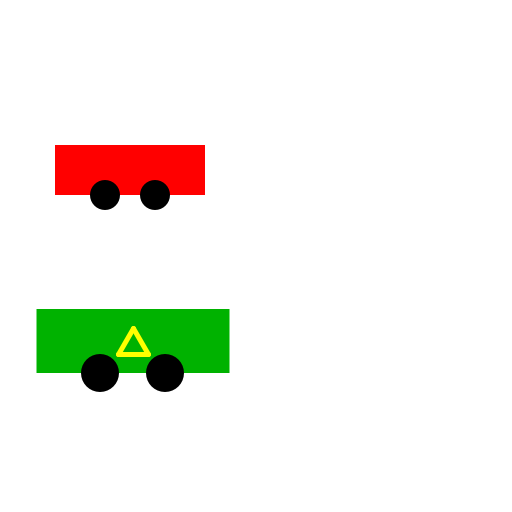
Frame 1 (no input)
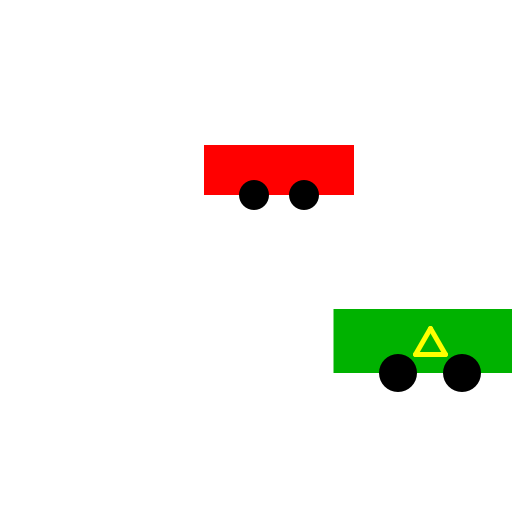
Frame 60 (the mouse pressed at the canvas centre just before this capture)
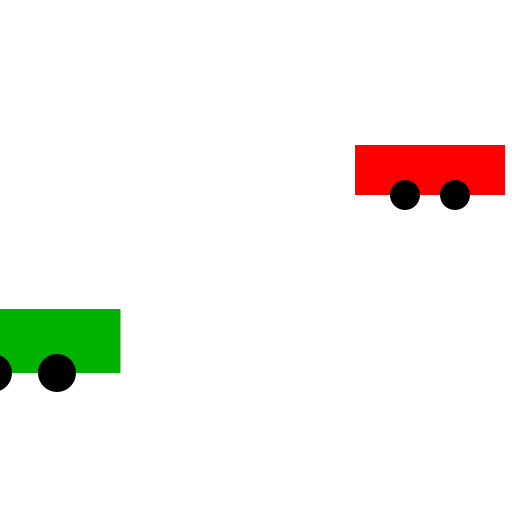
Frame 120 (the mouse held since frame 60 and released just before this capture)

The Processing sketch that drew these frames (run headless with seeded random() and noise(); from frame 60 on, the mouse is pressed at the canvas centre):

// Processing sketch: sketch_20250203_1
// ── sketch_20250203_1.pde
Auto A;
AutoElettrica B;

void setup(){
    size(512,512);
    A = new Auto();
    B = new AutoElettrica(2 * A.v);
}

void draw(){
    background(255);
    A.run();
    B.run();
}

void keyPressed(){
    if(key == 'r' || key == 'R')
        setup();
}
// ── Auto.pde
class Auto{

    float x, y;
    int w = int(random(60, 200)), h = int(this.w / 3.0), t = int(w / 10);
    float v;
    color c;

    Auto(){
        this.x = width / 4.0;
        this.y = height / 3.0;
        this.c = color(255,0,0);
        this.v = random(2,4);
    }

    Auto(float v_in){
        this();
        this.v = v_in;
    }

    boolean move(){
        this.x += this.v;
        if(this.x > width + w/2){
            this.x = - w/2;
            return true;
        }
        return false;
    }

    void display(){
        
        noStroke();
        
        rectMode(CENTER);
        fill(this.c);
        rect(int(this.x), int(this.y), this.w, this.h);

        ellipseMode(RADIUS);
        fill(0);
        ellipse(int(this.x - (this.w / 6.0)), int(this.y + this.h / 2.0), this.t, this.t);
        ellipse(int(this.x + (this.w / 6.0)), int(this.y + this.h / 2.0), this.t, this.t);
    }

    void run(){
        this.move();
        this.display();
    }

}
// ── AutoElettrica.pde
class AutoElettrica extends Auto{

    boolean blink;

    AutoElettrica(){
        this.blink = true;
        this.x = width / 4.0;
        this.y = height * 2.0/3.0;
        this.c = color(0,int(random(50,200)),0);
        this.v = random(2,4);
    }

    AutoElettrica(float v_in){
        this();
        this.v = v_in;
    }

    void display(){
        super.display();
        if(blink){
            strokeWeight(5);
            stroke(255,255,0);
            line(int(this.x - 15), int(this.y + 30*sqrt(3)/4), int(this.x + 15), int(this.y + 30*sqrt(3)/4));
            line(int(this.x - 15), int(this.y + 30*sqrt(3)/4), int(this.x), int(this.y - 30*sqrt(3)/4));
            line(int(this.x + 15), int(this.y + 30*sqrt(3)/4), int(this.x), int(this.y - 30*sqrt(3)/4));
        }
    }

    void run(){
        boolean test = super.move();
        this.display();
        if(test)
            blink = !blink;
    }


}
